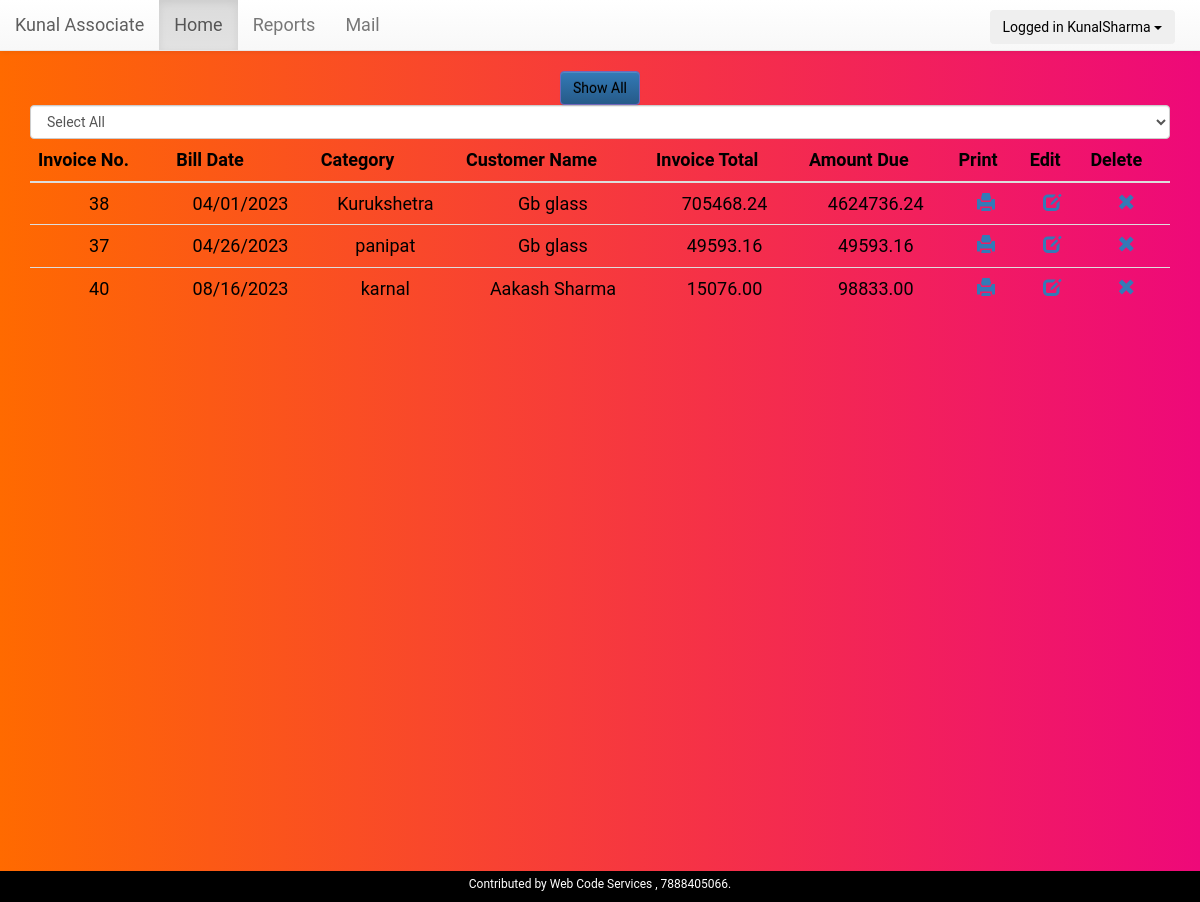
/reports.php (signed in), run on the app's committed database.
### tables this page shows
CREATE TABLE `invoice_order` (
  `order_id` int(11) NOT NULL,
  `category_id` int(10) DEFAULT NULL,
  `user_id` int(11) NOT NULL,
  `customer_id` int(11) NOT NULL,
  `order_date` varchar(20) NOT NULL,
  `bill_no` varchar(50) DEFAULT NULL,
  `order_total_before_tax` decimal(10,2) NOT NULL,
  `order_total_tax` decimal(10,2) NOT NULL,
  `cgst` varchar(20) NOT NULL DEFAULT '0',
  `sgst` varchar(20) NOT NULL DEFAULT '0',
  `igst` varchar(20) NOT NULL DEFAULT '0',
  `order_tax_per` varchar(250) DEFAULT NULL,
  `order_total_after_tax` double(10,2) NOT NULL,
  `order_amount_paid` decimal(10,2) NOT NULL,
  `order_total_amount_due` decimal(10,2) NOT NULL,
  `note` text NOT NULL
);

CREATE TABLE `categories` (
  `id` int(10) NOT NULL,
  `category_name` varchar(255) NOT NULL,
  `created_at` timestamp NOT NULL DEFAULT current_timestamp()
);

CREATE TABLE `customers` (
  `customer_id` int(11) NOT NULL,
  `user_id` int(11) NOT NULL,
  `customer_name` varchar(200) NOT NULL,
  `customer_address` varchar(250) NOT NULL,
  `customer_number` bigint(15) NOT NULL,
  `customer_pan` bigint(15) DEFAULT NULL,
  `created_date` datetime NOT NULL DEFAULT current_timestamp()
);

### Invoice.php (called while the page is built, shortened)
<?php
class Invoice{
	private $host  = 'localhost';
    private $user  = 'root';
    private $password   = "";
    private $database  = "kunalbilling";
    private $invoiceOrderTable = 'invoice_order';
	private $dbConnect = false;
    public function __construct(){
        if(!$this->dbConnect){
            $conn = new mysqli($this->host, $this->user, $this->password, $this->database);
            if($conn->connect_error){
                die("Error failed to connect to MySQL: " . $conn->connect_error);
            }else{
                $this->dbConnect = $conn;
            }
        }
    }
	private function getData($sqlQuery) {
		$result = mysqli_query($this->dbConnect, $sqlQuery);
		$data= array();
		while ($row = mysqli_fetch_array($result, MYSQLI_ASSOC)) {
			$data[]=$row;
		}
		return $data;
	}
	public function getInvoiceList(){
		$sqlQuery = "
			SELECT * FROM ".$this->invoiceOrderTable." join categories on ".$this->invoiceOrderTable.".category_id=categories.id
			WHERE ".$this->invoiceOrderTable.".user_id = '".$_SESSION['userid']."'
			ORDER BY ".$this->invoiceOrderTable.".order_date ASC";
		return  $this->getData($sqlQuery);
	}
}
?>

### ledger.php (called while the page is built, shortened)
<?php
class Ledger{
	private $host  = 'localhost';
    private $user  = 'root';
    private $password   = "";
    private $database  = "kunalbilling";
	private $CustomerTable = 'customers';
  private $dbConnect = false;
    public function __construct(){
        if(!$this->dbConnect){
            $conn = new mysqli($this->host, $this->user, $this->password, $this->database);
            if($conn->connect_error){
                die("Error failed to connect to MySQL: " . $conn->connect_error);
            }else{
                $this->dbConnect = $conn;
            }
        }
    }
	public function getCustomer($customerId){
		$sqlQuery = "
			SELECT * FROM ".$this->CustomerTable."
			WHERE user_id = '".$_SESSION['userid']."' AND customer_id = '$customerId'";
		$result = mysqli_query($this->dbConnect, $sqlQuery);
		$row = mysqli_fetch_array($result, MYSQLI_ASSOC);
		return $row;
	}
}

### reports.php (the view, shortened to what this page needs)
<?php
include('header.php');
include 'Invoice.php';
include 'Ledger.php';
$invoice = new Invoice();
$ledger = new Ledger();
$invoice->checkLoggedIn();
if(isset($_GET['category']) && !empty($_GET['category'])) {
$category = $_GET['category'];
  $invoiceList = $invoice->getInvoiceListByCategory($category);
  $success = true;
}else{
  $invoiceList = $invoice->getInvoiceList();
}
?>
<link href="css/style.css" rel="stylesheet">
<?php include('container.php');?>
<div class="container-fluid dashboard">
  <div class="row">
  <div class="col-sm-12 col-md-12 col-lg-12">
    <a href="reports.php" class="btn btn-primary">Show All</a>
<div id="toolbar">
  <form>
    <select class="form-control" name="category" onchange="this.form.submit()">
      <option value="0">Select All</option>
    </select>
  </form>
</div>
<?php
     if(empty($invoiceList)){
      echo '<div class="alert alert-danger" role="alert">No Transactions Yet!</div>';
    }
    else {
    ?>
<table id="table"
       data-toggle="table"
       data-search="true"
       data-filter-control="true"
       data-show-export="true"
       data-click-to-select="true"
       data-toolbar="#toolbar"
       class="table table-responsive">
  <thead>
          <tr>
            <th>Invoice No.</th>
            <th>Bill Date</th>
            <th>Category</th>
            <th>Customer Name</th>
            <th>Invoice Total</th>
            <th>Amount Due </th>
            <th>Print</th>
            <th>Edit</th>
            <th>Delete</th>
          </tr>
        </thead>
  <tbody>
    <?php
        foreach($invoiceList as $invoiceDetails){
          $customerDetails = $ledger -> getCustomer($invoiceDetails['customer_id']);
          $invoiceDate = $invoiceDetails['order_date'];
            echo '
              <tr>
                <td>'.$invoiceDetails["order_id"].'</td>
                <td>'.$invoiceDate.'</td>
                <td>'.$invoiceDetails["category_name"].'</td>
                <td>'.$customerDetails["customer_name"].'</td>
                <td>'.$invoiceDetails["order_total_after_tax"].'</td>
                <td>'.$invoiceDetails["order_total_amount_due"].'</td>
                <td><a href="print_invoice.php?invoice_id='.$invoiceDetails["order_id"].'" title="Print Invoice" target="_blank"><span class="glyphicon glyphicon-print"></span></a></td>
                <td><a href="edit_invoice.php?update_id='.$invoiceDetails["order_id"].'"  title="Edit Invoice"><span class="glyphicon glyphicon-edit"></span></a></td>
                <td><a href="#" id="'.$invoiceDetails["order_id"].'" class="deleteInvoice"  title="Delete Invoice"><span class="glyphicon glyphicon-remove"></span></a></td>
              </tr>
            ';
        }
      }
        ?>
  </tbody>
</table>
  </div>
  </div>
</div>
<?php include('footer.php');?>

### header.php (shortened to what this page needs)
<!DOCTYPE html>
<html>
<head>
<link href="css/bootstrap.min.css" rel="stylesheet">
<link href="css/bootstrap-theme.min.css" rel="stylesheet">
<link rel="stylesheet" href="//code.jquery.com/ui/1.13.2/themes/base/jquery-ui.css">

### container.php (shortened to what this page needs)
</head>
<body class="">
<div role="navigation" class="navbar navbar-default navbar-static-top">
      <div class="container-fluid">
        <div class="navbar-header">
          <a href="dashboard.php" class="navbar-brand">Kunal Associate</a>
        </div>
        <div class="navbar-collapse collapse">
          <ul class="nav navbar-nav">
            <li class="active"><a href="dashboard.php">Home</a></li>
            <li><a href="reports.php">Reports</a></li>
            <li><a href="#">Mail</a></li>
          </ul>
         <ul class="nav navbar-nav navbar-right logged-in-button">
         <?php
              if($_SESSION['userid']) { ?>
                <li class="dropdown">
                  <button class="btn btn-secondary dropdown-toggle" type="button" data-toggle="dropdown">Logged in <?php echo $_SESSION['user']; ?>
                  <span class="caret"></span></button>
                </li>
              <?php } ?>
         </ul>
        </div>
      </div>
    </div>
	<div class="container-fluid" style="min-height:100vh;">

### footer.php
</div>
<p class="footer">
Contributed by Web Code Services , 7888405066.
</p>
</body></html>

### css/style.css (style rules this page uses)
html { background-color: #f0f3f4; position: relative; min-height: 100%; }
body { background: #ee0979; background: -webkit-linear-gradient(to right, #ff6a00, #ee0979); background: linear-gradient(to right, #ff6a00, #ee0979); color: black; font-family: 'Roboto'; font-size: 18px; line-height: 1.42857; }
tbody { color: black; }
.btn-primary { border-color: #7266ba; color: #000 !important; }
.footer { z-index: 9999; background-color: black; color: white; font-size: 12px; text-align: center; padding: 5px; margin: 0; height: 31px; }
.dashboard { text-align: center; }
.logged-in-button { margin: 10px 10px 0 0; }

### data on the page
invoice_order: order_id "38", order_date "04/01/2023", category.category_name "Kurukshetra", customer.customer_name "Gb glass", order_total_after_tax "705468.24", order_total_amount_due "4624736.24"
invoice_order: order_id "37", order_date "04/26/2023", category.category_name "panipat", customer.customer_name "Gb glass", order_total_after_tax "49593.16", order_total_amount_due "49593.16"
invoice_order: order_id "40", order_date "08/16/2023", category.category_name "karnal", customer.customer_name "Aakash Sharma", order_total_after_tax "15076.00", order_total_amount_due "98833.00"

### other printed values
$_SESSION['user'] "KunalSharma"
